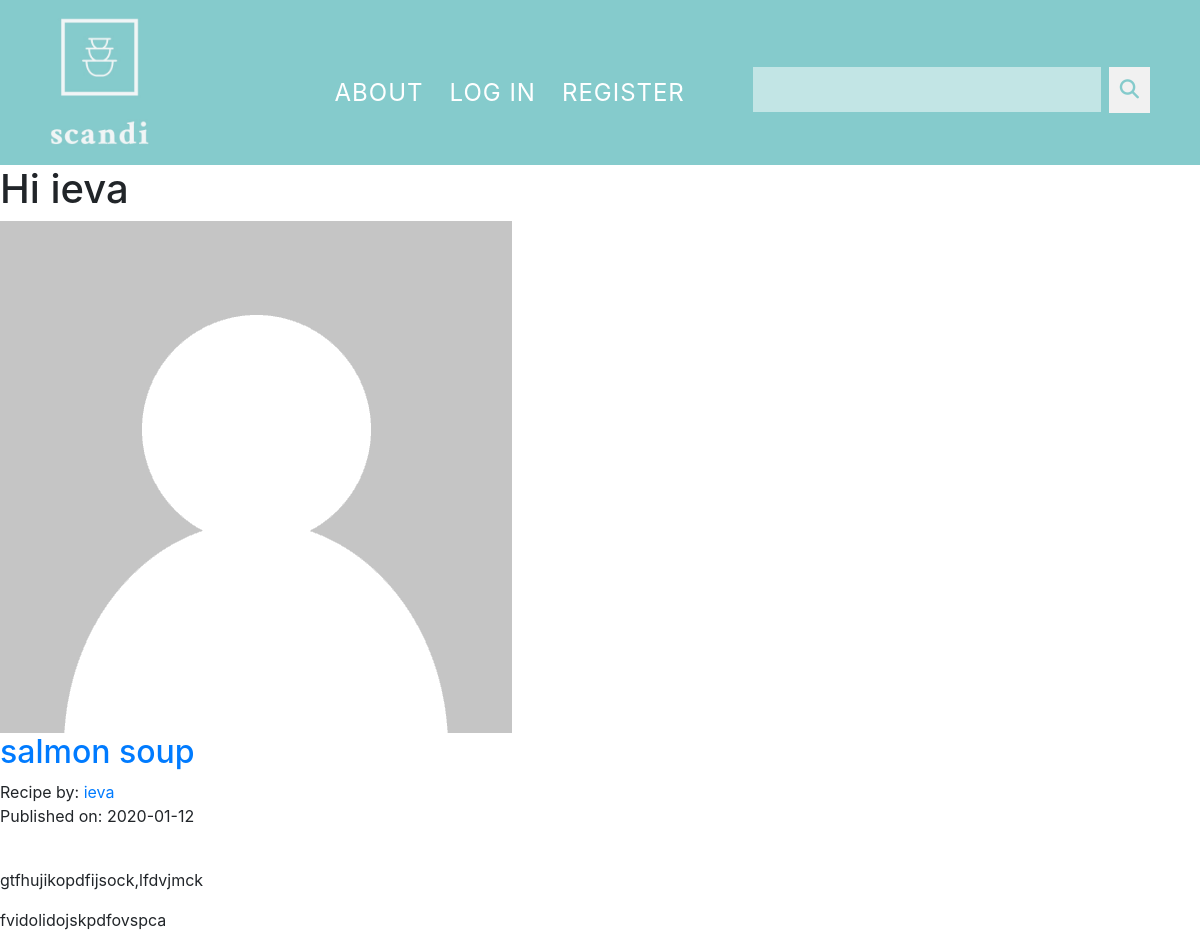
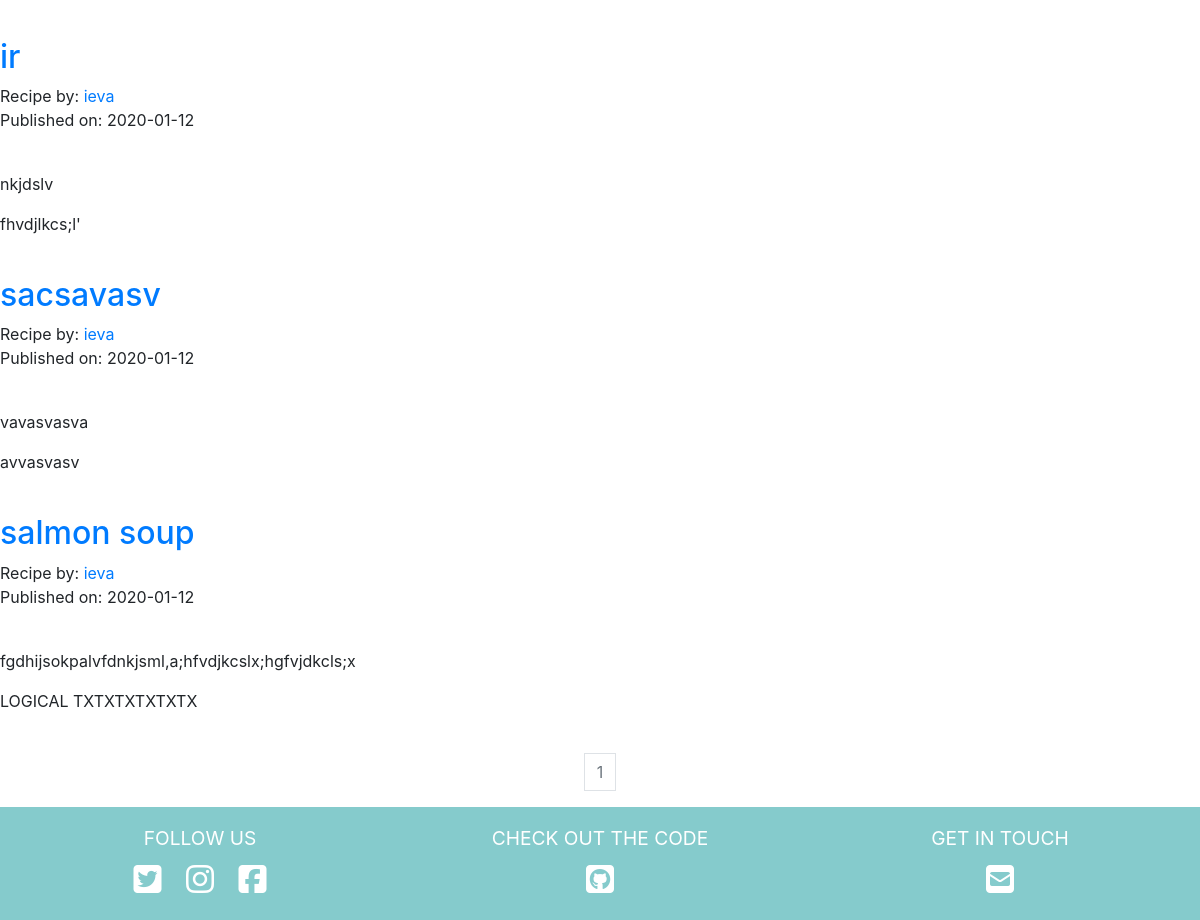
The app's page /ieva with its own data (2 pictures, top to bottom).
### scandiKitchen/models.py (models this page shows, shortened)
class User(db.Model,UserMixin):
    __tablename__ = 'users'
    id = db.Column(db.Integer,primary_key=True)
    profile_image = db.Column(db.String(64),nullable=False,default='default_profile.png')
    email = db.Column(db.String(64),unique=True,index=True)
    username = db.Column(db.String(64),unique=True,index=True)
    password_hash = db.Column(db.String(128))
    posts = db.relationship('Recipe',backref='author',lazy=True)

class Recipe(db.Model):
    users = db.relationship(User)
    id = db.Column(db.Integer,primary_key=True)
    user_id = db.Column(db.Integer,db.ForeignKey('users.id'),nullable=False)
    date = db.Column(db.DateTime,nullable=False,default=datetime.utcnow)
    title = db.Column(db.String(100),nullable=False)
    text = db.Column(db.Text,nullable=False)
    cook_method = db.Column(db.Text,nullable=True)
    ingredients = db.Column(db.Text,nullable=True)
    recipe_image = db.Column(db.String(100),nullable=True)

### scandiKitchen/users/views.py (the view)
@users.route('/<username>')
def user_posts(username):
    page = request.args.get('page',1,type=int)
    user = User.query.filter_by(username=username).first_or_404()
    recipes = Recipe.query.filter_by(author=user).order_by(Recipe.date.desc()).paginate(page=page,per_page=5)
    return render_template('user_recipes.html',recipes=recipes,user=user)

### scandiKitchen/templates/user_recipes.html (shortened to what this page needs)
{% extends 'base.html' %}
{% block content %}
<div>
    <h1>Hi {{user.username}}</h1>
    <img src="{{ url_for('static',filename='profile_pics/'+user.profile_image) }}">
    {% for post in recipes.items %}
    <h2><a href="{{url_for('recipes.recipe',recipe_id=post.id)}}">{{post.title}}</a></h2>
    Recipe by: <a href="{{url_for('users.user_posts',username=post.author.username)}}">{{post.author.username}}</a>
    <p>Published on: {{post.date.strftime("%Y-%m-%d")}}</p>
    <p>{{post.text}}</p>
    <p>{{post.cook_method}}</p>
    {% endfor %}
</div>
<nav aria-label="Page navigation example">
    <ul class="pagination justify-content-center">
     {% for page_num in recipes.iter_pages() %}
        {% if recipes.page == page_num %}
        <li class="page-item disabled">
            <a class="page-link" href="{{url_for('users.user_posts',username=user.username,page=page_num)}}">{{page_num}}</a>
        </li>
        {% else %}
        <li class="page-item">
            <a class="page-link" href="{{url_for('users.user_posts',username=user.username,page=page_num)}}">{{page_num}}</a>
        </li>
        {% endif %}
     {% endfor %}
    </ul>
</nav>
{% endblock %}

### scandiKitchen/templates/base.html (shortened to what this page needs)
<!DOCTYPE html>
<html lang="en">
<head>
    <link rel="stylesheet" href="https://stackpath.bootstrapcdn.com/bootstrap/4.4.1/css/bootstrap.min.css">
    <link rel="stylesheet" href="{{ url_for('static', filename='css/slider.css') }}">
    <link rel="stylesheet" href="{{ url_for('static', filename='css/main.css') }}">
    <link rel="stylesheet" href="{{ url_for('static', filename='css/about.css') }}">
    <link rel="stylesheet" href="{{ url_for('static', filename='css/forms.css') }}">
</head>
<body>
    <div class="container-fluid">
        <div class="row no-gutters">
            <div class="col-12">
                <nav class="navbar navbar-expand-lg navbar-light">
                    <a class="navbar-brand" href="{{url_for('core.index')}}"><img src="static/img/logo.jpg" alt="logo"></a>
                    <div class="collapse navbar-collapse" id="navbarNavDropdown">
                        <ul class="navbar-nav">
                            <li class="nav-link">
                                <a href="{{url_for('core.info')}}">About</a>
                            </li>
                            {% if current_user.is_authenticated %}
                            <li class="nav-link">
                                <a href="{{url_for('users.logout')}}">Log Out</a>
                            </li>
                            <li class="nav-link">
                                <a href="{{url_for('users.account')}}">Account</a>
                            </li>
                            <li class="nav-link">
                                <a href="{{url_for('recipes.create_recipe')}}">Upload Recipe</a>
                            </li>
                            {% else %}
                            <li class="nav-link">
                                <a href="{{url_for('users.login')}}">Log In</a>
                            </li>
                            <li class="nav-link">
                                <a href="{{url_for('users.register')}}">Register</a>
                            </li>
                            {% endif %}
                            <li>
                                <form class="search-form form-inline">
                                    <input id="txt_field" class="form-control mr-sm-2" type="search" aria-label="Search">
                                    <button id="search_btn" class="btn btn-outline-success my-2 my-sm-0" type="submit"><i class="fas fa-search" style="font-size: 1.2rem;"></i></button>
                                  </form>
                            </li>
                        </ul>
                    </div>
                </nav>
            </div>
        </div>
    </div>
    <div class="container-fluid">
        {% block content%}
        {% endblock %}
    </div>
    <footer>
        <div class="container-fluid">
            <div class="footer-content">
                <div class="row no-gutters">
                    <div class="footer-column col-4">
                        <h2>Follow us</h2>
                        <a href="#"><i class="icon fab fa-twitter-square"></i></a>
                        <a href="#"><i class="icon fab fa-instagram"></i></a>
                        <a cl href="#"><i class="icon fab fa-facebook-square"></i></a>
                    </div>
                    <div class="footer-column col-4">
                        <h2>Check out the code</h2>
                        <a href="#"><i class="icon fab fa-github-square"></i></a>
                    </div>
                    <div class="footer-column col-4">
                        <h2>Get in touch</h2>
                        <a href="#"><i class="icon fas fa-envelope-square"></i></a>
                    </div>
                </div>
            </div>
        </div>
    </footer>
</body>
</html>

### scandiKitchen/static/css/main.css (style rules this page uses)
body { margin: 0; padding: 0; }
* { border-radius: 0!important; }
.fas { color: #85cbcc; }
.fab { color: #fff; }
.container-fluid { padding: 0; max-width: 1500px; }
.navbar { padding: 0; z-index: 9; padding-bottom: 10px; background-color: #85cbcc; }
.navbar-nav { width: 100%; justify-content: flex-end; margin-top: 30px; }
.nav-link { font-size: 1.5rem; text-transform: uppercase; letter-spacing: 1px; font-weight: 400; margin-right: 10px; }
.nav-link a { color: #fff; }
.search-form { margin: 0 50px 0 50px; }
.form-control { font-size: 1.3rem; background-color: rgba(255, 255, 255, .5); border: 1px solid rgba(255, 255, 255, .5); }
.navbar-brand img { margin-left: 50px; max-width: 100px; height: auto; margin-top: 10px; }
button.btn.btn-outline-success.my-2.my-sm-0 { padding: 11px; }
.btn { border: none; outline: none; padding: 12px 16px; background-color: #f1f1f1; cursor: pointer; }
.footer-content { background-color: #85cbcc; text-align: center; padding: 20px 0 20px 0; }
.footer-column h2 { font-size: 1.2rem; color: #fff; text-transform: uppercase; font-weight: 400; }
.icon { color: #fff; font-size: 2rem; margin: 5px 10px 5px 10px; }

### scandiKitchen/static/css/about.css (style rules this page uses)
.row { max-width: 1500px; padding: 0; margin: 0; }

### records on screen
User: username "ieva", profile_image (placeholder picture)
Recipe: title "salmon soup", author.username "ieva", date "2020-01-12", text "gtfhujikopdfijsock,lfdvjmck", cook_method "fvidolidojskpdfovspca"
Recipe: title "ir", author.username "ieva", date "2020-01-12", text "nkjdslv", cook_method "fhvdjlkcs;l'"
Recipe: title "sacsavasv", author.username "ieva", date "2020-01-12", text "vavasvasva", cook_method "avvasvasv"
Recipe: title "salmon soup", author.username "ieva", date "2020-01-12", text "fgdhijsokpalvfdnkjsml,a;hfvdjkcslx;hgfvjdkcls;x", cook_method "LOGICAL TXTXTXTXTXTX"

### other values on screen
{{ page_num }} "1"
